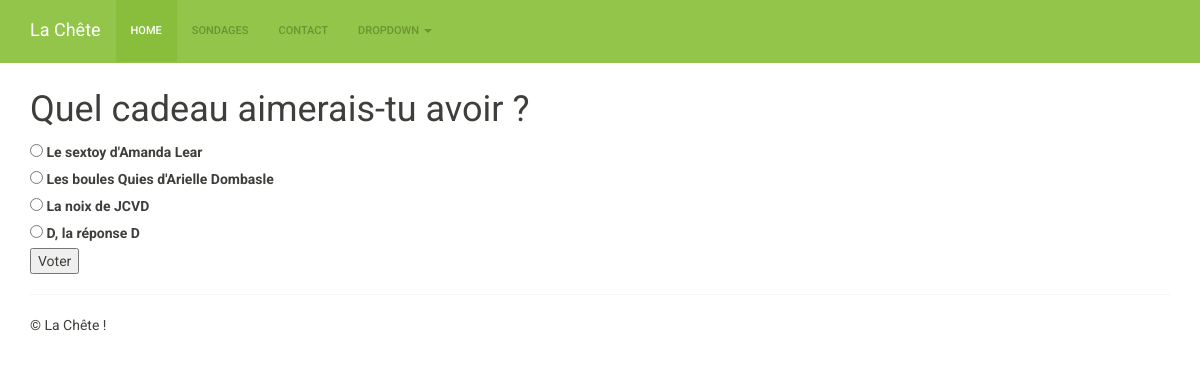
/sondages/1/, run on the app's committed database.
### sondages/models.py (models this page shows, shortened)
class Question(models.Model):
    question_text = models.CharField(max_length=200)
    pub_date = models.DateTimeField('Date de publication')
    open = models.BooleanField(default=True)
    def was_published_recently(self):
        now = timezone.now()
        return now - datetime.timedelta(days=1) <= self.pub_date <= now
    was_published_recently.admin_order_field = 'pub_date'
    was_published_recently.boolean = True
    was_published_recently.short_description = 'Récement publié ?'

class Choix(models.Model):
    question = models.ForeignKey(Question)
    choix_text = models.CharField(max_length=200)
    votes = models.IntegerField(default=0)

### sondages/views.py (the view)
# urls.py: url(r'^(?P<pk>\d+)/$', views.DetailView.as_view(), name='detail'),
class DetailView(generic.DetailView):
    model = Question
    template_name = 'sondages/detail.html'
    def get_queryset(self):
        return Question.objects.filter(pub_date__lte=timezone.now())

### sondages/templates/sondages/detail.html (shortened to what this page needs)
{% extends "base.html" %}
{% block style %}
    <link href="/sondages/static/sondages/carousel.css" rel="stylesheet">
{% endblock %}
{% block content %}
<h1>{{ question.question_text }}</h1>
<form action="{%  url 'sondages:vote' question.id %}" method="post">
{% for choix in question.choix_set.all %}
    <input type="radio" name="choix" id="choix{{  forloop.counter }}" value="{{ choix.id }}" />
    <label for="choix{{  forloop.counter }}">{{ choix.choix_text }}</label><br />
{% endfor %}
<input type="submit" value="Voter">
</form>
{% endblock %}

### data on the page
Question: question_text "Quel cadeau aimerais-tu avoir ?"
Choix: choix_text "Le sextoy d'Amanda Lear"
Choix: choix_text "Les boules Quies d'Arielle Dombasle"
Choix: choix_text "La noix de JCVD"
Choix: choix_text "D, la réponse D"
